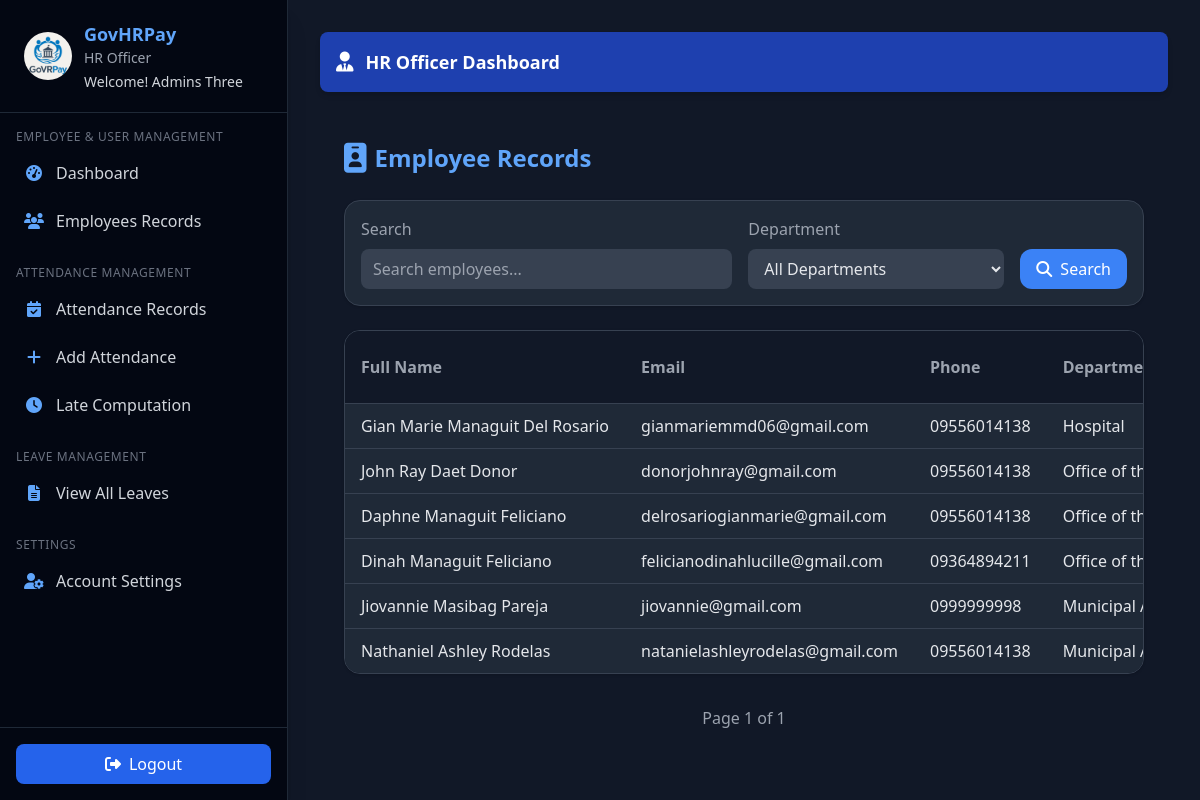
The app's page /hr/officer/employees (signed in) with its own data.
### hr_system/hr/models/user.py (models this page shows, shortened)
class User(UserMixin, db.Model):
    id = db.Column(db.Integer, primary_key=True)
    email = db.Column(db.String(150), unique=True, nullable=False)
    password = db.Column(db.String(150), nullable=False)
    first_name = db.Column(db.String(100), nullable=False)
    last_name = db.Column(db.String(100), nullable=False)
    role = db.Column(db.String(50), nullable=False, default="employee")
    department_id = db.Column(
        db.Integer, db.ForeignKey('department.id', name='fk_user_department_id')
    )
    position = db.Column(db.String(100))
    active = db.Column(db.Boolean, default=True)
    created_at = db.Column(db.DateTime, default=datetime.utcnow)
    last_login = db.Column(db.DateTime)
    managed_department = db.relationship(
        "Department",
        back_populates="head",
        uselist=False,
        foreign_keys="[Department.head_id]"
    )
    employee_profile = db.relationship(
        "Employee",
        back_populates="user",
        uselist=False
    )
    approved_leaves = db.relationship(
        "Leave",
        back_populates="approver",
        lazy=True,
        foreign_keys="[Leave.approved_by]"
    )
    department = db.relationship(
        "Department",
        backref="users",
        foreign_keys=[department_id]
    )
    def get_full_name(self):
        return f"{self.first_name} {self.last_name}"

### hr_system/hr/models/hr_models.py (models this page shows, shortened)
class Employee(db.Model):
    __tablename__ = "employee"
    id = db.Column(db.Integer, primary_key=True)
    employee_id = db.Column(db.String(20), unique=True, nullable=False)
    user_id = db.Column(db.Integer, db.ForeignKey('user.id', name='fk_employee_user_id'), unique=True)
    department_id = db.Column(db.Integer, db.ForeignKey('department.id', name='fk_employee_department_id'))
    position_id = db.Column(db.Integer, db.ForeignKey('position.id', name='fk_employee_position_id'))
    first_name = db.Column(db.String(100), nullable=False)
    last_name = db.Column(db.String(100), nullable=False)
    middle_name = db.Column(db.String(100))
    email = db.Column(db.String(150), unique=True, nullable=False)
    phone = db.Column(db.String(20))
    barangay = db.Column(db.String(100))
    municipality = db.Column(db.String(100))
    province = db.Column(db.String(100))
    postal_code = db.Column(db.String(10))
    street_address = db.Column(db.String(255))
    salary = db.Column(db.Float)
    date_hired = db.Column(db.Date, nullable=False)
    date_of_birth = db.Column(db.Date)
    gender = db.Column(db.String(10))
    marital_status = db.Column(db.String(20))
    emergency_contact = db.Column(db.String(100))
    emergency_phone = db.Column(db.String(20))
    status = db.Column(db.String(20), default="Active")
    archived = db.Column(db.Boolean, default=False)
    archived_at = db.Column(db.DateTime)
    cs_eligibility = db.Column(db.String(50))
    created_at = db.Column(db.DateTime, default=datetime.utcnow)
    updated_at = db.Column(db.DateTime, default=datetime.utcnow, onupdate=datetime.utcnow)
    user = db.relationship("User", back_populates="employee_profile", uselist=False)
    department = db.relationship("Department", back_populates="employees", foreign_keys=[department_id])
    position = db.relationship("Position", back_populates="employees", foreign_keys=[position_id])
    attendances = db.relationship("Attendance", back_populates="employee", lazy=True)
    leaves = db.relationship("Leave", back_populates="employee", lazy=True)
    leave_credits = db.relationship("LeaveCredit", back_populates="employee", lazy=True)
    payrolls = db.relationship("Payroll", back_populates="employee", lazy=True)
    payslips = db.relationship("Payslip", back_populates="employee", lazy=True)
    employee_deductions = db.relationship("EmployeeDeduction", back_populates="employee", lazy=True, cascade="all, delete-orphan")
    employee_allowances = db.relationship("EmployeeAllowance", back_populates="employee", lazy=True, cascade="all, delete-orphan")
    employment_type_id = db.Column(db.Integer, db.ForeignKey("employment_type.id", name="fk_employee_employment_type_id"))
    employment_type = db.relationship("EmploymentType", back_populates="employees", foreign_keys=[employment_type_id])
    deductions = db.relationship(
        "Deduction",
        secondary="employee_deductions",
        viewonly=True,
        lazy="joined"
    )
    allowances = db.relationship(
        "Allowance",
        secondary="employee_allowances",
        viewonly=True,
        lazy="joined"
    )
    def get_full_name(self):
        return f"{self.first_name} {self.middle_name or ''} {self.last_name}".strip()

class Department(db.Model):
    __tablename__ = "department"
    id = db.Column(db.Integer, primary_key=True)
    name = db.Column(db.String(100), unique=True, nullable=False)
    description = db.Column(db.Text)
    head_id = db.Column(db.Integer, db.ForeignKey("user.id", name="fk_department_head_id"))
    created_at = db.Column(db.DateTime, default=datetime.utcnow)
    head = db.relationship("User", back_populates="managed_department", foreign_keys=[head_id])
    employees = db.relationship("Employee", back_populates="department", lazy=True)
    positions = db.relationship("Position", back_populates="department", lazy=True)

### hr_system/hr/routes/hr_officer_routes.py (the view)
@hr_officer_bp.route("/employees")
@login_required
@hr_officer_required
def employees():
    page = request.args.get("page", 1, type=int)
    search = request.args.get("search", "")
    department = request.args.get("department", "")
    query = Employee.query.filter_by(status="Active")
    if search:
        query = query.filter(
            (Employee.first_name.ilike(f"%{search}%"))
            | (Employee.last_name.ilike(f"%{search}%"))
            | (Employee.employee_id.ilike(f"%{search}%"))
        )
    if department:
        query = query.filter_by(department_id=department)
    query = query.order_by(Employee.last_name.asc(), Employee.first_name.asc())
    employees = query.paginate(page=page, per_page=10, error_out=False)
    departments = Department.query.all()
    return render_template(
        "hr/officer/officer_view_emp.html",
        employees=employees,
        search=search,
        selected_department=department,
        departments=departments,
    )

### hr_system/hr/__init__.py (called while the page is built)
@login_manager.user_loader
def load_user(user_id):
    return User.query.get(int(user_id))

### hr_system/hr/utils.py (called while the page is built)
def hr_officer_required(f):
    @wraps(f)
    def decorated_function(*args, **kwargs):
        if not current_user.is_authenticated or current_user.role not in ['hr_admin', 'officer']:
            return jsonify({'error': 'HR Officer access required'}), 403
        return f(*args, **kwargs)
    return decorated_function

### templates/hr/officer/officer_view_emp.html (shortened to what this page needs)
{% extends "hr/officer/officer_base.html" %}
{% block content %}
<main class="p-4 md:p-6 space-y-6">
  <header class="flex flex-col sm:flex-row sm:justify-between sm:items-center gap-4">
    <h1 class="text-2xl font-semibold text-blue-400 flex items-center gap-2">
      <i class="fa-solid fa-id-badge text-3xl"></i>
      Employee Records
    </h1>
  </header>
  <form method="get"
        class="flex flex-col md:flex-row gap-4 items-start md:items-end
               bg-gray-800 p-4 rounded-2xl shadow border border-gray-700">
    <div class="flex flex-col gap-2 w-full md:flex-1">
      <label class="text-gray-400">Search</label>
      <input type="text"
             name="search"
             value="{{ search }}"
             placeholder="Search employees..."
             class="bg-gray-700 text-gray-200 rounded-lg px-3 py-2
                    focus:outline-none focus:ring-2 focus:ring-blue-400">
    </div>
    <div class="flex flex-col gap-2 w-full md:w-64">
      <label class="text-gray-400">Department</label>
      <select name="department"
              class="bg-gray-700 text-gray-200 rounded-lg px-3 py-2
                     focus:outline-none focus:ring-2 focus:ring-blue-400">
        <option value="">All Departments</option>
      </select>
    </div>
    <button type="submit"
            class="bg-blue-500 hover:bg-blue-600 text-white px-4 py-2
                   rounded-xl flex items-center gap-2 transition">
      <i class="fa-solid fa-magnifying-glass"></i>
      <span class="hidden sm:inline">Search</span>
    </button>
  </form>
  <div class="overflow-x-auto bg-gray-800 rounded-2xl shadow border border-gray-700">
    <table class="min-w-full divide-y divide-gray-700 text-sm md:text-base">
      <thead class="bg-gray-900 text-gray-400">
        <tr>
          <th class="px-4 py-3 text-left">Full Name</th>
          <th class="px-4 py-3 text-left">Email</th>
          <th class="px-4 py-3 text-left">Phone</th>
          <th class="px-4 py-3 text-left">Department</th>
        </tr>
      </thead>
      <tbody class="divide-y divide-gray-700 text-gray-200">
        {% for employee in employees.items %}
        <tr class="hover:bg-gray-700 transition">
          <td class="px-4 py-2 whitespace-nowrap">
            {{ employee.get_full_name() }}
          </td>
          <td class="px-4 py-2 whitespace-nowrap">
            {{ employee.email }}
          </td>
          <td class="px-4 py-2 whitespace-nowrap">
            {{ employee.phone or '-' }}
          </td>
          <td class="px-4 py-2 whitespace-nowrap">
            {{ employee.department.name if employee.department else '-' }}
          </td>
        </tr>
        {% else %}
        <tr>
          <td colspan="7" class="px-4 py-3 text-center text-gray-400">
            No employees found.
          </td>
        </tr>
        {% endfor %}
      </tbody>
    </table>
  </div>
  <div class="flex justify-center gap-4 text-gray-400">
    <span class="px-4 py-2">
      Page {{ employees.page }} of {{ employees.pages }}
    </span>
  </div>
</main>
{% endblock %}

### templates/hr/officer/officer_base.html (shortened to what this page needs)
<!DOCTYPE html>
<html lang="en">
  <head>
    <script src="https://cdn.tailwindcss.com"></script>
    <link
      rel="stylesheet"
      href="https://cdnjs.cloudflare.com/ajax/libs/font-awesome/6.5.2/css/all.min.css"
    />
  </head>
  <body class="bg-gray-900 text-gray-100 flex flex-col md:flex-row min-h-screen font-sans">
    <aside id="sidebar"
      class="bg-gray-950 text-white w-64 sm:w-72 flex-shrink-0 fixed md:static inset-y-0 left-0
             transform -translate-x-full md:translate-x-0 transition-transform duration-300 z-30
             flex flex-col justify-between border-r border-gray-800 shadow-xl">
      <div class="overflow-y-auto flex-grow">
        <div class="flex items-center gap-3 px-6 py-5 border-b border-gray-800 sticky top-0 bg-gray-950 z-10">
          <img src="{{ url_for('officer.static', filename='img/logo2.avif') }}"
               class="w-12 h-12 rounded-full object-cover">
          <div>
            <h2 class="text-lg font-semibold text-blue-400">GovHRPay</h2>
            <p class="text-sm text-gray-400">HR Officer</p>
            <p class="text-sm text-gray-300 mt-1">
              Welcome! <span class="font-medium">{{ current_user.get_full_name() }}</span>
            </p>
          </div>
        </div>
        <nav class="mt-4 px-4 text-gray-300 space-y-6">
          {% for section, links in {
            "Employee & User Management": [
              ("fa-gauge-high", "Dashboard", "officer.hr_dashboard"),
              ("fa-users", "Employees Records", "officer.employees")
            ],
            "Attendance Management": [
              ("fa-calendar-check", "Attendance Records", "officer.attendance"),
              ("fa-plus", "Add Attendance", "officer.add_attendance"),
              ("fa-clock", "Late Computation", "officer.late_computation")
            ],
            "Leave Management": [
              ("fa-file-lines", "View All Leaves", "officer.view_leaves")
            ],
            "Settings": [
              ("fa-user-gear", "Account Settings", "officer.edit_password")
            ]
          }.items() %}
          <div>
            <h3 class="text-xs uppercase tracking-wider text-gray-500 mb-2">
              {{ section }}
            </h3>
            <ul class="space-y-2">
              {% for icon, text, url in links %}
              <li>
                <a href="{{ url_for(url) }}"
                   class="flex items-center gap-3 p-2 rounded-lg hover:bg-blue-700/40 transition">
                  <i class="fa-solid {{ icon }} text-blue-400 w-5 text-center"></i>
                  <span>{{ text }}</span>
                </a>
              </li>
              {% endfor %}
            </ul>
          </div>
        </nav>
      </div>
      <div class="p-4 border-t border-gray-800">
        <button id="logoutBtn"
          class="flex items-center gap-2 w-full justify-center py-2 rounded-lg
                 bg-blue-600 hover:bg-blue-700 transition">
          <i class="fa-solid fa-right-from-bracket"></i> Logout
        </button>
      </div>
    </aside>
    <main class="flex-1 p-4 sm:p-6 md:p-8 overflow-y-auto bg-gray-900">
      <div class="bg-blue-800 text-white rounded-lg p-4 mb-6 hidden md:flex items-center gap-3 shadow-md">
        <i class="fa-solid fa-user-tie text-xl"></i>
        <h1 class="text-lg font-semibold">HR Officer Dashboard</h1>
      </div>
      {% block content %}{% endblock %}
    </main>
  </body>
</html>

### records on screen
User: get_full_name "Admins Three"
Employee: get_full_name "Gian Marie Managuit Del Rosario", email "gianmariemmd06@gmail.com", phone "09556014138", department "Hospital"
Employee: get_full_name "John Ray Daet Donor", email "donorjohnray@gmail.com", phone "09556014138", department "Office of…"
Employee: get_full_name "Daphne Managuit Feliciano", email "delrosariogianmarie@gmail.com", phone "09556014138", department "Office of…"
Employee: get_full_name "Dinah Managuit Feliciano", email "felicianodinahlucille@gmail.com", phone "09364894211", department "Office of…"
Employee: get_full_name "Jiovannie Masibag Pareja", email "jiovannie@gmail.com", phone "0999999998", department "Municipal…"
Employee: get_full_name "Nathaniel Ashley Rodelas", email "natanielashleyrodelas@gmail.com", phone "09556014138", department "Municipal…"

### other values on screen
{{ section }} "EMPLOYEE & USER MANAGEMENT" "ATTENDANCE MANAGEMENT" "LEAVE MANAGEMENT" "SETTINGS"
{{ text }} "Dashboard" "Employees Records" "Attendance Records" "Add Attendance" "Late Computation" "View All Leaves" "Account Settings"
{{ employees.page }} "1"
{{ employees.pages }} "1"
